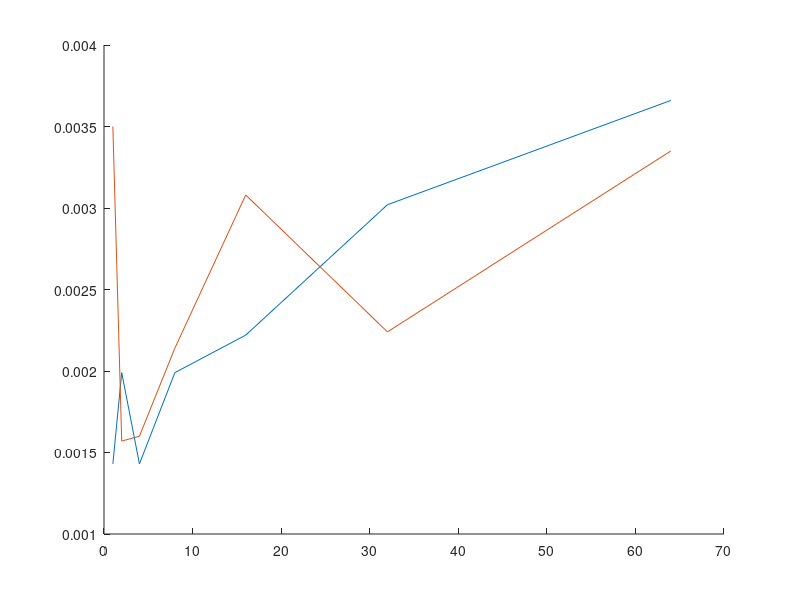

This figure's MATLAB source:
threads = [1 2 4 8 16 32 64];
timeS = [.00143 .00199 .00143 .00199 .00222 .003020 .0036600];
timeP = [.0035 .00157 .0016 .00214 .00308 .00224 .00335];

hold on
plot(threads, timeS);
plot(threads, timeP);
hold off